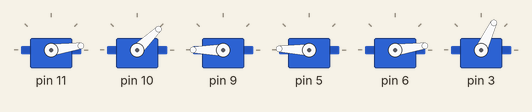
Recording of a sketch running on a simulated Arduino Uno, built with avr-gcc and run on an emulated ATmega328P. Parts: 6 × servo.

Above: at 6.17 s.
At 12.7 s:
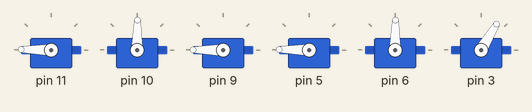
At 17.4 s:
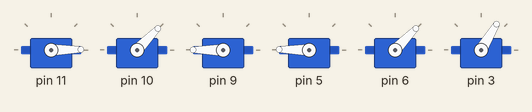
At 19.4 s:
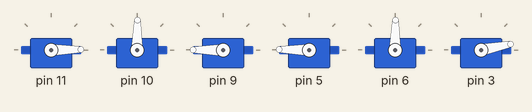
At 23.1 s:
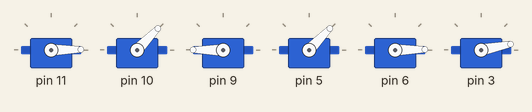
At 29.8 s:
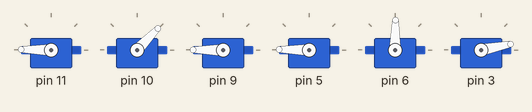
Timing chart, 0 to 40.0 s (numbered marks = the images above):
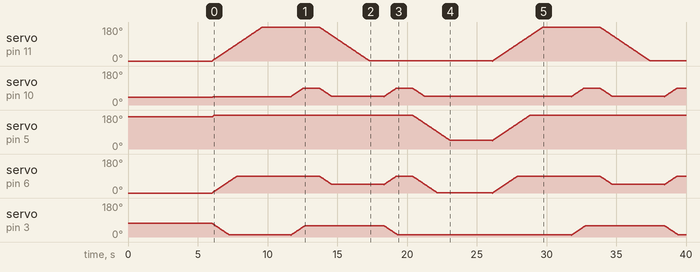

The sketch:

essaier.ino
```cpp
#include <Braccio.h>
#include <servo.h>

Servo base;
Servo shoulder;
Servo elbow;
Servo wrist_rot;
Servo wrist_ver;
Servo gripper;

// Structure pour stocker une position (angles des 6 servos)
struct Position {
  int base;
  int shoulder;
  int elbow;
  int wrist_rot;
  int wrist_ver;
  int gripper;
};
Position trajectoire[] = {
 {180, 45, 180, 180, 90, 0},
  {180, 45, 180, 180, 90, 0},
  {180, 90, 180, 180, 90, 60},
  {0, 45, 180, 180, 45, 60},
  {0, 90, 180, 180, 90, 0},
  {0, 45, 180, 45, 0, 0}
};
int nbPositions = sizeof(trajectoire) / sizeof(trajectoire[0]);
void setup () {
  Braccio.begin();
}

void executerTrajectoire(Position traj[], int taille, int delayStep) {
  for (int i = 0; i < taille; i++) {
    Braccio.ServoMovement(delayStep,
      traj[i].base,
      traj[i].shoulder,
      traj[i].elbow,
      traj[i].wrist_rot,
      traj[i].wrist_ver,
      traj[i].gripper
    );
    delay(1000); // pause entre chaque mouvement, tu peux ajuster
  }
}

void loop () {
  executerTrajectoire(trajectoire, nbPositions, 20);
  delay(2000); // pause avant de recommencer la trajectoire
}
```
